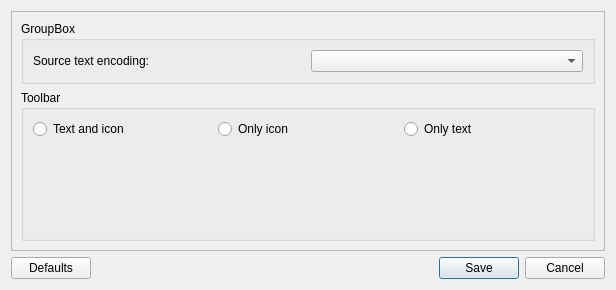
<?xml version="1.0" encoding="UTF-8"?>
<ui version="4.0">
 <class>ConfigDialog</class>
 <widget class="QDialog" name="ConfigDialog">
  <property name="geometry">
   <rect>
    <x>0</x>
    <y>0</y>
    <width>616</width>
    <height>290</height>
   </rect>
  </property>
  <property name="sizePolicy">
   <sizepolicy hsizetype="Minimum" vsizetype="Minimum">
    <horstretch>0</horstretch>
    <verstretch>0</verstretch>
   </sizepolicy>
  </property>
  <property name="minimumSize">
   <size>
    <width>616</width>
    <height>290</height>
   </size>
  </property>
  <property name="acceptDrops">
   <bool>false</bool>
  </property>
  <property name="windowTitle">
   <string>Setting - qTagger</string>
  </property>
  <layout class="QVBoxLayout" name="verticalLayout_4">
   <property name="sizeConstraint">
    <enum>QLayout::SetMaximumSize</enum>
   </property>
   <item>
    <widget class="QFrame" name="frame">
     <property name="frameShape">
      <enum>QFrame::StyledPanel</enum>
     </property>
     <property name="frameShadow">
      <enum>QFrame::Raised</enum>
     </property>
     <layout class="QVBoxLayout" name="verticalLayout_3">
      <item>
       <widget class="QGroupBox" name="groupCodecs">
        <property name="title">
         <string>GroupBox</string>
        </property>
        <layout class="QVBoxLayout" name="verticalLayout_2">
         <item>
          <layout class="QHBoxLayout" name="horizontalLayout_3">
           <item>
            <widget class="QLabel" name="labSourceCodec">
             <property name="text">
              <string>Source text encoding:</string>
             </property>
            </widget>
           </item>
           <item>
            <widget class="QComboBox" name="cbxCodecs">
             <property name="sizePolicy">
              <sizepolicy hsizetype="Preferred" vsizetype="Fixed">
               <horstretch>0</horstretch>
               <verstretch>0</verstretch>
              </sizepolicy>
             </property>
            </widget>
           </item>
          </layout>
         </item>
        </layout>
       </widget>
      </item>
      <item>
       <widget class="QGroupBox" name="gropToolbar">
        <property name="title">
         <string>Toolbar</string>
        </property>
        <layout class="QVBoxLayout" name="verticalLayout">
         <item>
          <layout class="QHBoxLayout" name="horizontalLayout_2">
           <item>
            <widget class="QRadioButton" name="rbTextIcon">
             <property name="text">
              <string>Text and icon</string>
             </property>
            </widget>
           </item>
           <item>
            <widget class="QRadioButton" name="rbIcon">
             <property name="text">
              <string>Only icon</string>
             </property>
            </widget>
           </item>
           <item>
            <widget class="QRadioButton" name="rbText">
             <property name="text">
              <string>Only text</string>
             </property>
            </widget>
           </item>
          </layout>
         </item>
         <item>
          <spacer name="verticalSpacer">
           <property name="orientation">
            <enum>Qt::Vertical</enum>
           </property>
           <property name="sizeHint" stdset="0">
            <size>
             <width>20</width>
             <height>83</height>
            </size>
           </property>
          </spacer>
         </item>
        </layout>
       </widget>
      </item>
     </layout>
    </widget>
   </item>
   <item>
    <layout class="QHBoxLayout" name="horizontalLayout">
     <item>
      <widget class="QPushButton" name="butDefaults">
       <property name="text">
        <string>Defaults</string>
       </property>
      </widget>
     </item>
     <item>
      <spacer name="horizontalSpacer">
       <property name="orientation">
        <enum>Qt::Horizontal</enum>
       </property>
       <property name="sizeHint" stdset="0">
        <size>
         <width>40</width>
         <height>20</height>
        </size>
       </property>
      </spacer>
     </item>
     <item>
      <widget class="QPushButton" name="butSave">
       <property name="acceptDrops">
        <bool>true</bool>
       </property>
       <property name="text">
        <string>Save</string>
       </property>
       <property name="default">
        <bool>true</bool>
       </property>
      </widget>
     </item>
     <item>
      <widget class="QPushButton" name="butCancel">
       <property name="text">
        <string>Cancel</string>
       </property>
      </widget>
     </item>
    </layout>
   </item>
  </layout>
 </widget>
 <resources/>
 <connections/>
</ui>
